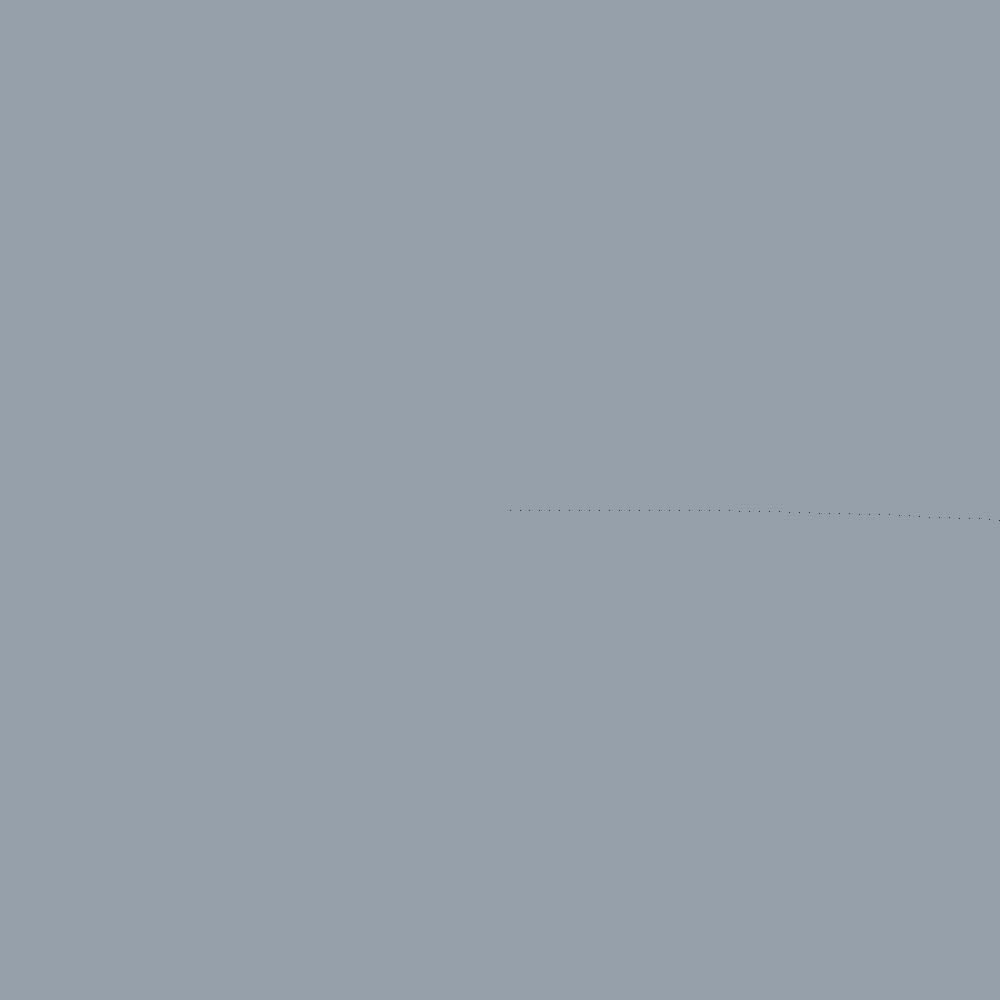
Frame 1 (no input)
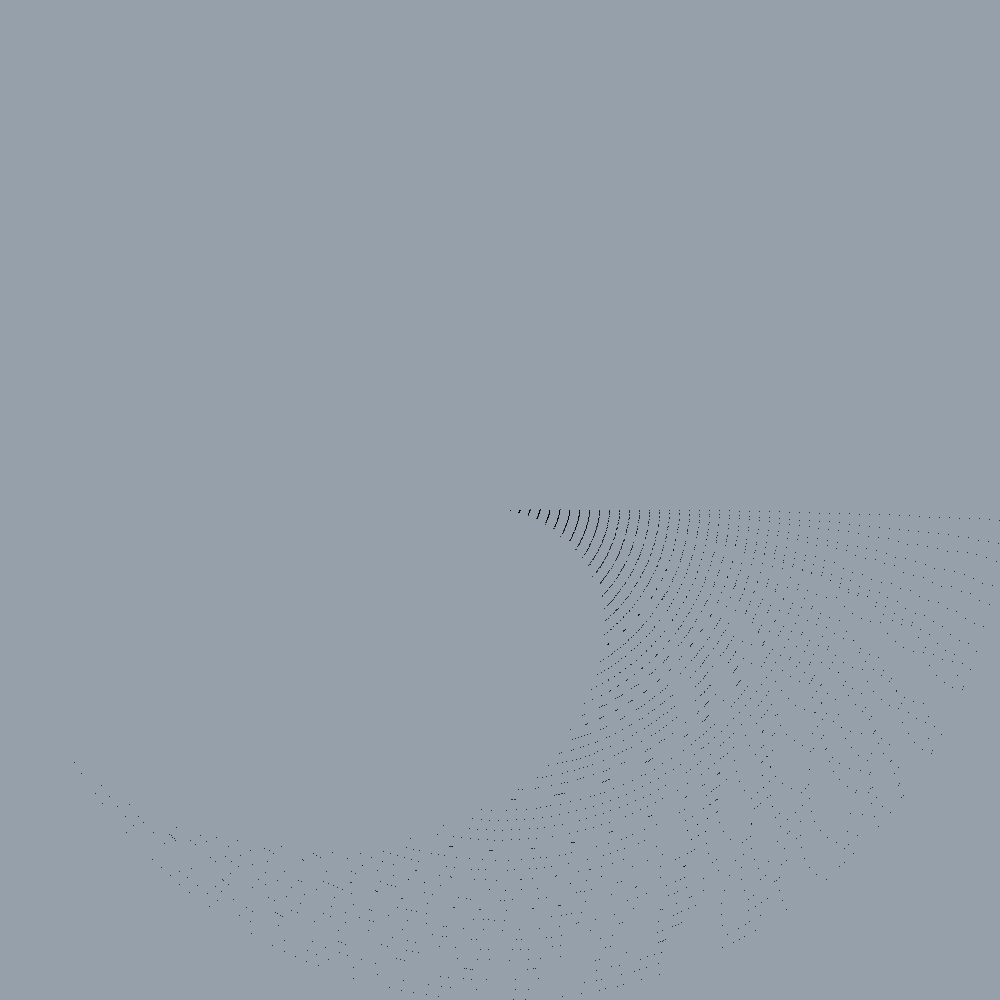
Frame 60 (the mouse pressed at the canvas centre just before this capture)
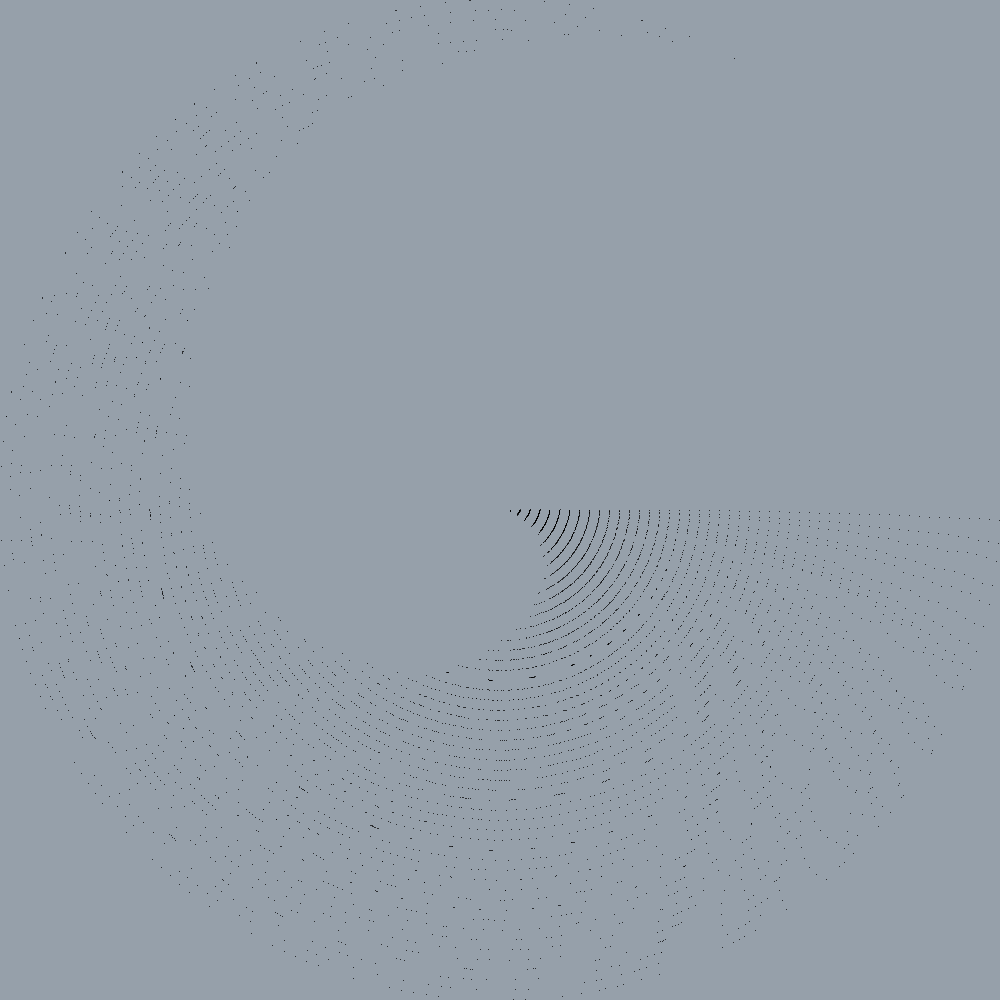
Frame 120 (the mouse held since frame 60 and released just before this capture)

The Processing sketch that drew these frames (run headless with seeded random() and noise(); from frame 60 on, the mouse is pressed at the canvas centre):

// Processing sketch: a_poem_i_read_online
// ── a_poem_i_read_online.pde
float y = 0.05;
int ro = 0;

void setup() {
  size(1000, 1000);
  background(150, 160, 170);
  frameRate(1000);
}

void draw() {
 translate(500, 500);
 y = y + 0.01;
  for(int x = 0; x < width/2; x = x + 10){
   point(x + 10, y + 10 ); 
    rotate(TAU * ro);
    ro = ro + 100;
    }
    
    if(keyPressed){
     save("To see a World in a Grain of Sand And a Heaven in a Wild Flower, Hold Infinity in the palm of your hand And Eternity in an hour.png" );
    }
}
